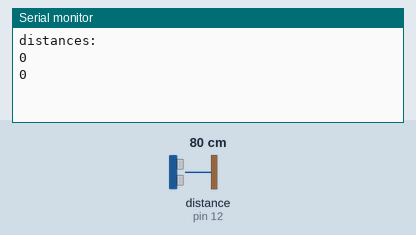
A sketch run on a simulated Arduino Uno, built with avr-gcc and run on an emulated ATmega328P. Parts: the last lines printed to the serial monitor. Wiring (inferred from the names in the program): ultrasonic range finder: trigger pin 13; echo pin 12. Inputs (shaded band) come from the test bench; at power-on: distance to the obstacle (sensor on pin 12) 80 cm. The echo pulse lasts 58.3 µs per cm.

Above: at 1.5 s.
1.6 s: distance to the obstacle (sensor on pin 12) set to 2 cm
At 2.7 s:
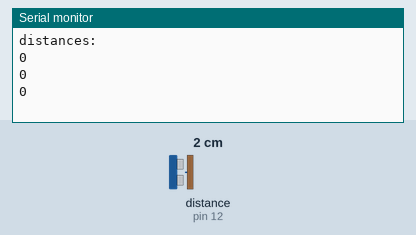
3.1 s: distance to the obstacle (sensor on pin 12) set to 4 cm
At 3.9 s:
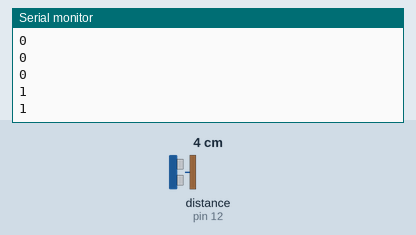
4.6 s: distance to the obstacle (sensor on pin 12) set to 35 cm
At 7.7 s:
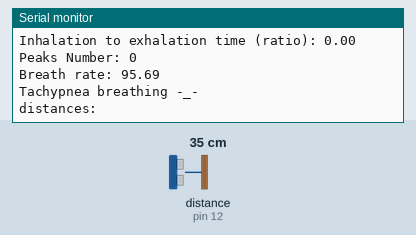
Timing chart, 0 to 9.2 s (numbered marks = the images above; inputs shaded):
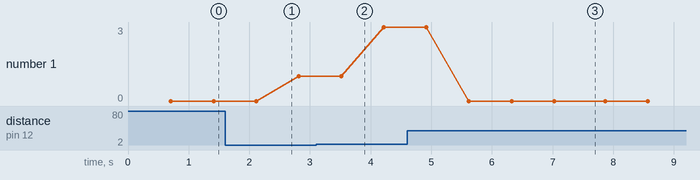

The sketch:

Monitor_Breath_Rate.ino
```cpp
/*   "Breath Rate Monitor project"
This code measure the number of peaks to calculate breath rate by a mathematical equation.
The code also measures Inhalation time and Exhalation time.
*/
//define echo and trigger pins
#define trig 13
#define echo 12
//declaration of some variables
int distance[10];
double time[10];
double duration;
double breathRate;
int iInhalation;
int iExhalation;

void setup() {
  pinMode(trig,OUTPUT);
  pinMode(echo,INPUT);
  Serial.begin(9600);
}

void loop() {
int peaksNum=0;
double inhalationTime=0;
double exhalationTime=0;
Serial.println("distances: ");
for(int i=0; i<10;i++){
//data sheet
  digitalWrite(trig,LOW);
  delayMicroseconds(2);
  digitalWrite(trig,HIGH);
  delayMicroseconds(5);
  digitalWrite(trig,LOW);
//take distances & calc duration of ultrasound
  duration=pulseIn(echo,HIGH);
  if (duration<1457){
    time[i]=duration;
    distance[i]=(0.0343)*(duration/2);
  }
//wait 0.7 second
  delay(700);
//print distences
  Serial.println(distance[i]);
}

//calc peaks number
for(int i=1; i<10;i++){
  if ((distance[i]<distance[i-1])&& (distance[i]<distance[i+1])){
    peaksNum = peaksNum+1;
  }
}
//calc inhalation time
for( int i=1; i<10;i++){
  if (distance[i]<distance[i+1]){
    iInhalation = i;
    for(int j=0; j<=iInhalation;j++)
    inhalationTime+=time[j];
    break;
  }
}
//calc exhalation time
for( int i=iInhalation; i<10;i++){
  if (distance[i]>distance[i+1]){
    iExhalation = i;
    for(int j=iInhalation; j<=iExhalation;j++)
    exhalationTime+=time[j];
    break;
  }
}
//calc breath rate per minute  //breath rate=number of cycles/time in minutes
  breathRate=(1000.00*60.0)/(inhalationTime+exhalationTime);

//print some data
  Serial.print("Inhalation time in seconds is: ");
  Serial.println(inhalationTime*0.001);
  Serial.print("Exhalation time in seconds is: ");
  Serial.println(exhalationTime*0.001);
  Serial.print("Inhalation to exhalation time (ratio): ");
  Serial.println(inhalationTime/exhalationTime);
  Serial.print("Peaks Number: ");
  Serial.println(peaksNum);
  Serial.print("Breath rate: ");
  Serial.println(breathRate);

//print patient's condition
if(breathRate>=12&&breathRate<=20)   Serial.println("Normal breathing ^_^ ");
else if(breathRate<12)   Serial.println("Bradypnea breathing -_- ");
else if(breathRate>20)   Serial.println("Tachypnea breathing -_- ");
}
```

Measured:
- after the input at 4.6 s, the serial monitor: prints a new line after 2.5 s (image 3)
- plotted number 1: 0 → 1 after the input at 1.6 s, 1 → 3 after the input at 3.1 s
